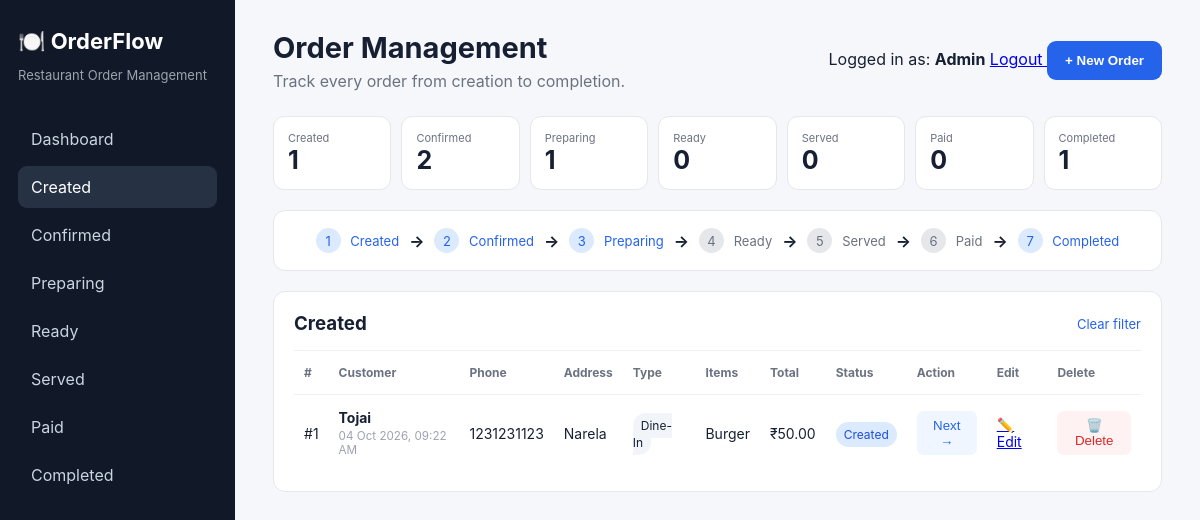
Page /?status=Created (signed in) on the committed database.
### tables this page shows
CREATE TABLE orders (
            id INTEGER PRIMARY KEY AUTOINCREMENT,
            customer TEXT NOT NULL,
            order_type TEXT NOT NULL,
            items TEXT NOT NULL,
            total REAL NOT NULL,
            status TEXT NOT NULL DEFAULT 'Created',
            created_at TEXT NOT NULL
        , phone TEXT DEFAULT '', address TEXT DEFAULT '');

### app.py (the view, shortened to what this page needs)
@app.route("/")
def index():
    if "user_id" not in session:
        return redirect(url_for("login"))
    status = request.args.get("status", "")
    conn = get_db()
    if session["role"] == "admin":
        if status in STATUSES:
            orders = conn.execute(
                """
                SELECT *
                FROM orders
                WHERE status=?
                ORDER BY id ASC
                """,
                (status,)
            ).fetchall()
    counts = {
        s: conn.execute(
            "SELECT COUNT(*) FROM orders WHERE status=?",
            (s,)
        ).fetchone()[0]
        for s in STATUSES
    }
    conn.close()
    return render_template(
        "index.html",
        orders=orders,
        counts=counts,
        statuses=STATUSES,
        order_types=ORDER_TYPES,
        selected=status
    )

### app.py (called while the page is built)
def get_db():
    conn = sqlite3.connect(DB)
    conn.row_factory = sqlite3.Row
    return conn

### templates/index.html (shortened to what this page needs)
<!doctype html>
<html lang="en">
<head>
    <link
        rel="stylesheet"
        href="{{ url_for('static', filename='style.css') }}"
    >
</head>
<body>
<div class="app">
    <aside class="sidebar">
        <h1>🍽️ OrderFlow</h1>
        <p class="muted">
            Restaurant Order Management
        </p>
        <nav>
            <a
                class="{{ 'active' if not selected else '' }}"
                href="/"
            >
                Dashboard
            </a>
            {% for s in statuses %}
            <a
                class="{{ 'active' if selected == s else '' }}"
                href="/?status={{ s }}"
            >
                {{ s }}
            </a>
            {% endfor %}
        </nav>
    </aside>
    <main>
        <header>
            <div>
                <h2>Order Management</h2>
                <p>
                    Track every order from creation to completion.
                </p>
            </div>
            <div>
                <span>
                    Logged in as:
                    <b>{{ session["role"]|capitalize }}</b>
                </span>
                <a
                    href="/logout"
                    class="logout"
                >
                    Logout
                </a>
                <button
                    class="primary"
                    onclick="openModal()"
                >
                    + New Order
                </button>
            </div>
        </header>
        <section class="stats">
            {% for s in statuses %}
            <a
                class="stat"
                href="/?status={{ s }}"
            >
                <span>{{ s }}</span>
                <strong>
                    {{ counts[s] }}
                </strong>
            </a>
            {% endfor %}
        </section>
        <section class="lifecycle">
            {% for s in statuses %}
            <div
                class="step {{ 'done' if counts[s] > 0 else '' }}"
            >
                <span>
                    {{ loop.index }}
                </span>
                {{ s }}
            </div>
            {% if not loop.last %}
            <b>→</b>
            {% endif %}
            {% endfor %}
        </section>
        <section class="panel">
            <div class="panel-head">
                <h3>
                    {{ selected if selected else "All Orders" }}
                </h3>
                {% if selected %}
                <a href="/">
                    Clear filter
                </a>
                {% endif %}
            </div>
            {% if orders %}
            <div class="table-wrap">
                <table>
                    <thead>
                    <tr>
                        <th>#</th>
                        <th>Customer</th>
                        {% if session["role"] == "admin" %}
                        <th>Phone</th>
                        <th>Address</th>
                        {% endif %}
                        <th>Type</th>
                        <th>Items</th>
                        <th>Total</th>
                        <th>Status</th>
                        <th>Action</th>
                        {% if session["role"] == "admin" %}
                        <th>Edit</th>
                        <th>Delete</th>
                        {% endif %}
                    </tr>
                    </thead>
                    <tbody>
                    {% for o in orders %}
                    <tr>
                        <td>
                            #{{ loop.index }}
                        </td>
                        <td>
                            <b>
                                {{ o.customer }}
                            </b>
                            <small>
                                {{ o.created_at }}
                            </small>
                        </td>
                        {% if session["role"] == "admin" %}
                        <td>
                            {{ o.phone or "Not provided" }}
                        </td>
                        <td>
                            {{ o.address or "Not provided" }}
                        </td>
                        {% endif %}
                        <td>
                            <span class="type">
                                {{ o.order_type }}
                            </span>
                        </td>
                        <td>
                            {{ o.items }}
                        </td>
                        <td>
                            ₹{{ "%.2f"|format(o.total) }}
                        </td>
                        <td>
                            <span class="badge">
                                {{ o.status }}
                            </span>
                        </td>
                        <td>
                            {% if o.status != "Completed" %}
                            <form
                                method="post"
                                action="/advance/{{ o.id }}"
                            >
                                <button class="next">
                                    Next →
                                </button>
                            </form>
                            {% else %}
                            <span>
                                ✓ Done
                            </span>
                            {% endif %}
                        </td>
                        {% if session["role"] == "admin" %}
                        <td>
                            <a
                                class="edit"
                                href="/edit/{{ o.id }}"
                            >
                                ✏️ Edit
                            </a>
                        </td>
                        <td>
                            <form
                                method="post"
                                action="/delete/{{ o.id }}"
                                onsubmit="return confirm('Are you sure you want to delete this order?');"
                            >
                                <button class="delete">
                                    🗑️ Delete
                                </button>
                            </form>
                        </td>
                        {% endif %}
                    </tr>
                    {% endfor %}
                    </tbody>
                </table>
            </div>
            {% else %}
            <div class="empty">
                No orders yet.
                Click <b>+ New Order</b> to create one.
            </div>
            {% endif %}
        </section>
    </main>
</div>
</body>
</html>

### static/style.css (style rules this page uses)
* { box-sizing:border-box }
body { margin:0;font-family:Inter,Arial,sans-serif;background:#f5f7fb;color:#172033 }
.app { display:flex;min-height:100vh }
.sidebar { width:235px;background:#111827;color:white;padding:28px 18px }
.sidebar h1 { font-size:22px;margin:0 0 5px }
.muted { color:#9ca3af;font-size:13px }
.sidebar nav { margin-top:35px;display:flex;flex-direction:column;gap:6px }
.sidebar nav a { color:#cbd5e1;text-decoration:none;padding:11px 13px;border-radius:9px }
.sidebar nav a:hover,.sidebar nav a.active { background:#263244;color:white }
main { flex:1;padding:30px 38px }
header { display:flex;justify-content:space-between;align-items:center;margin-bottom:25px }
h2 { margin:0 0 6px;font-size:29px }
header p { margin:0;color:#6b7280 }
.primary { border:0;background:#2563eb;color:white;padding:12px 18px;border-radius:9px;font-weight:700;cursor:pointer }
.stats { display:grid;grid-template-columns:repeat(7,1fr);gap:10px;margin-bottom:20px }
.stat { background:white;border:1px solid #e5e7eb;padding:14px;text-decoration:none;color:inherit;border-radius:11px }
.stat span { font-size:11px;color:#6b7280;display:block }
.stat strong { font-size:25px }
.lifecycle { background:white;border:1px solid #e5e7eb;border-radius:12px;padding:17px;display:flex;align-items:center;justify-content:center;gap:10px;margin-bottom:20px;overflow:auto }
.step { white-space:nowrap;color:#6b7280;font-size:13px }
.step span { display:inline-grid;place-items:center;width:25px;height:25px;border-radius:50%;background:#e5e7eb;margin-right:6px }
.step.done { color:#2563eb }
.step.done span { background:#dbeafe;color:#2563eb }
.panel { background:white;border:1px solid #e5e7eb;border-radius:12px;padding:20px }
.panel-head { display:flex;justify-content:space-between;align-items:center;margin-bottom:15px }
.panel-head h3 { margin:0 }
.panel-head a { color:#2563eb;text-decoration:none;font-size:13px }
.table-wrap { overflow:auto }
table { width:100%;border-collapse:collapse }
th,td { text-align:left;padding:14px 10px;border-top:1px solid #edf0f4;font-size:14px }
th { color:#6b7280;font-size:12px }
small { display:block;color:#9ca3af;margin-top:3px }
.type,.badge { padding:5px 8px;border-radius:20px;background:#f1f5f9;font-size:12px }
.badge { background:#dbeafe;color:#1d4ed8 }
.next,.delete { border:0;border-radius:7px;padding:7px 10px;cursor:pointer }
.next { background:#eff6ff;color:#2563eb }
.delete { background:#fef2f2;color:#dc2626 }

### rows in the picture
orders: status "Created", customer "Tojai", created_at "04 Oct 2026, 09:22 AM", phone "1231231123", address "Narela", order_type "Dine-In", items "Burger", total "50.00"

### other values in the picture
{{ s }} "Created" "Confirmed" "Preparing" "Ready" "Served" "Paid" "Completed"
{{ session["role"]|capitalize }} "Admin"
{{ counts[s] }} "1" "2" "1" "0" "0" "0" "1"
